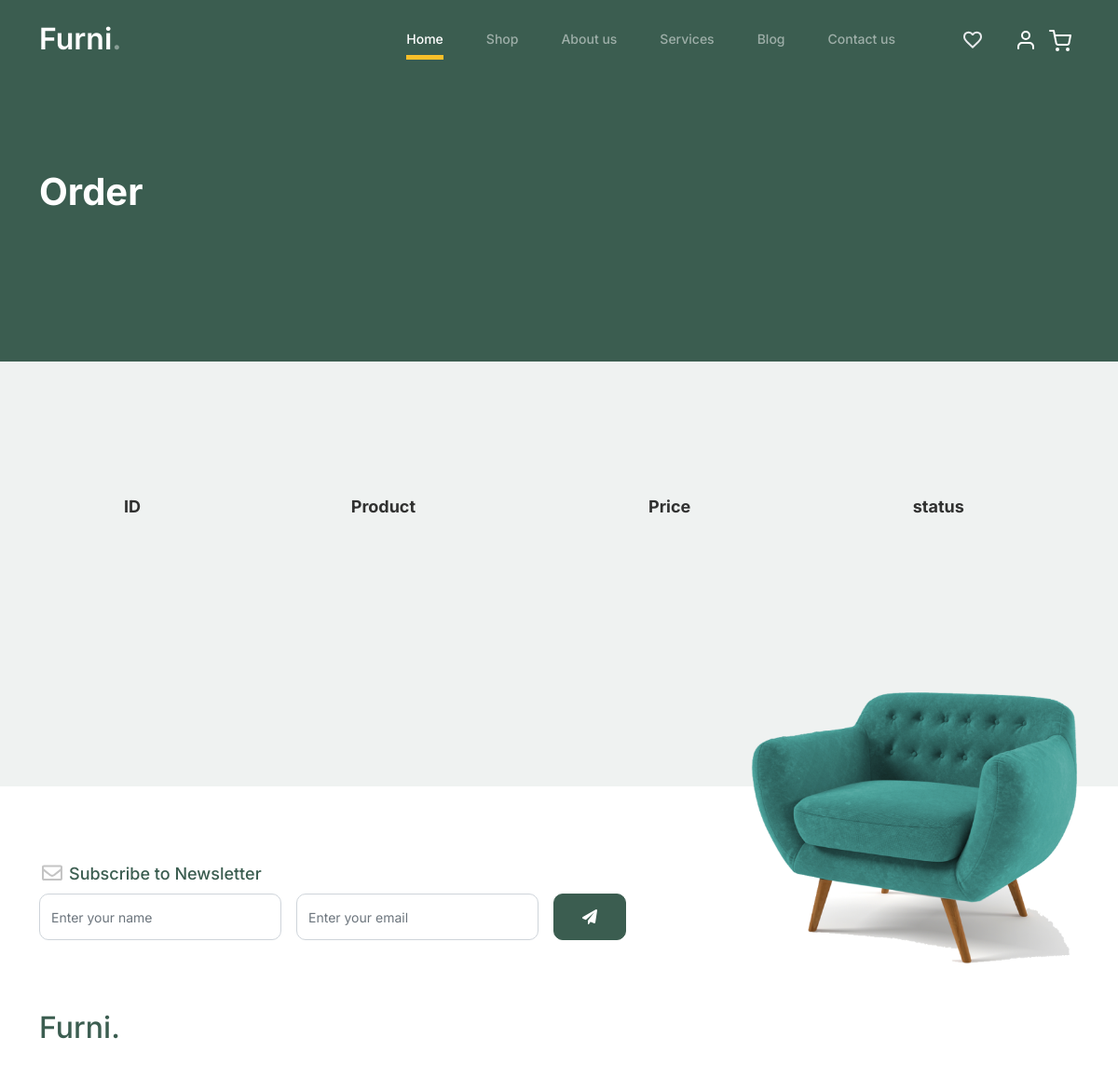
Before: /orders (signed in, upper part) with the older database file.
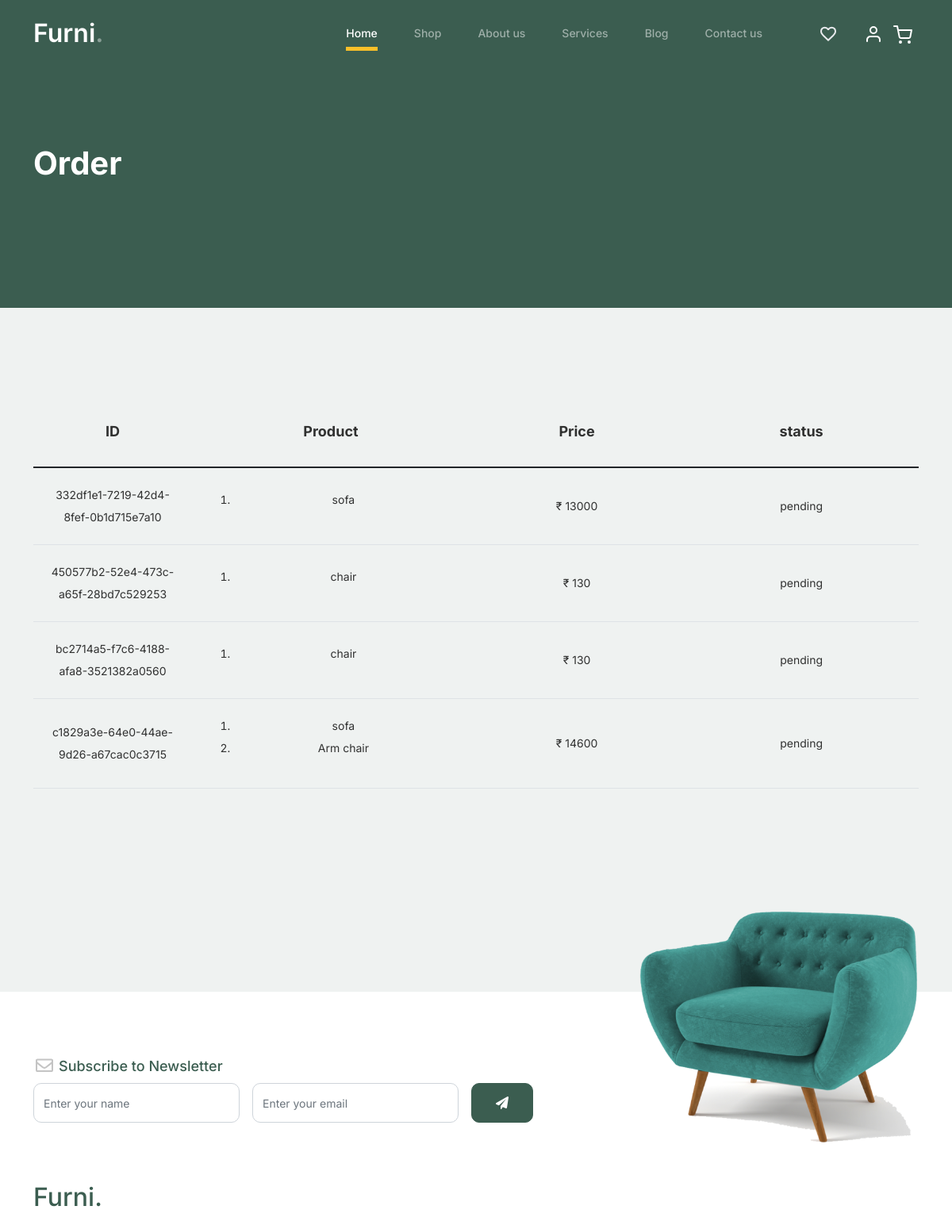
After: the same page with the newer database file.
### ekart/models.py (models this page shows, shortened)
class Order(models.Model):
    order_id = models.CharField(max_length=50) # to identify order group
    user = models.ForeignKey(User, related_name='order_customer', on_delete=models.CASCADE)
    product = models.ForeignKey(products, related_name='order_item', on_delete=models.CASCADE)
    address = models.CharField(max_length=200)
    mobile_no = models.CharField(max_length=10)
    date = models.DateTimeField(default=datetime.now())
    STATUS_CHOICES = [('Pending', 'Pending'), ('Delivered', 'Delivered'), ('On the Way', 'On the way')]
    status = models.CharField(max_length=50, choices= STATUS_CHOICES, default='pending')

class products(models.Model):
    name = models.CharField(max_length=255)
    image = models.ImageField(upload_to='products')
    price = models.IntegerField()
    category = models.CharField(max_length=255)
    desc = models.TextField()
    specification = models.TextField()

### ekart/views.py (the view)
# urls.py: path('orders', views.Orders_p, name='orders'),
@login_required(login_url='/login')
def Orders_p(request):
    orders = Order.objects.filter(user=request.user).order_by('order_id')
    order_list = []
    temp_order_id = None
    total_order_price = 0
    for order in orders:
        if temp_order_id != order.order_id:
            if temp_order_id is not None:
                order_list.append({"order_id": temp_order_id, "order_price": total_order_price, "status": order.status})
            temp_order_id = order.order_id
            total_order_price = order.product.price
        else:
            total_order_price += order.product.price
    if temp_order_id is not None:
        order_list.append({"order_id": temp_order_id, "order_price": total_order_price, "status": orders.last().status})
    return render(request, 'orders.html', {"order_list": order_list, "orders": orders})

### template/orders.html
{% extends "base.html" %}
{% load static %}
{% block mainblock %}
			<div class="hero">
				<div class="container">
					<div class="row justify-content-between">
						<div class="col-lg-5">
							<div class="intro-excerpt">
								<h1>Order</h1>
							</div>
						</div>
						<div class="col-lg-7">
						</div>
					</div>
				</div>
			</div>
		<div class="untree_co-section before-footer-section">
            <div class="container">
              <div class="row mb-5">
                  <div class="site-blocks-table">
                    <table class="table">
                      <thead>
                        <tr>
                          <th class="product-thumbnail">ID</th>
                          <th class="product-name">Product</th>
                          <th class="product-price">Price</th>
                          <th class="product-remove">status</th>
                        </tr>
                      </thead>
                      <tbody>
                        {% for order in order_list %}
                        <tr>
                          <td class="product-thumbnail">{{order.order_id}}</td>
                          <td class="product-name">
                            <ol>
                                {% for ord in orders %}
                                {% if ord.order_id == order.order_id %}
                                    <li>{{ord.product.name}}</li>
                                {% endif %}
                                {% endfor %}
                            </ol>
                          </td>
                          <td>₹ {{order.order_price}}</td>
                          <td>{{order.status}}</td>
                        </tr>
                      {% endfor %}
                      </tbody>
                    </table>
                  </div>
                </div>
            </div>
          </div>
{% endblock mainblock %}

Changed rows visible on the page:
added Order: order_id "332df1e1-7219-42d4-8fef-0b1d715e7a10", product.name "sofa"
added Order: status "pending", order_id "450577b2-52e4-473c-a65f-28bd7c529253", product.name "chair"
added Order: status "pending", order_id "bc2714a5-f7c6-4188-afa8-3521382a0560", product.name "chair"
added Order: status "pending" "pending", order_id "c1829a3e-64e0-44ae-9d26-a67cac0c3715", product.name "sofa"
added Order: product.name "Arm chair", shown under "c1829a3e-64e0-44ae-9d26-a67cac0c3715"
Other visible differences:
new list line: "₹ 13000"
new list line: "₹ 130"
new list line: "₹ 14600"
